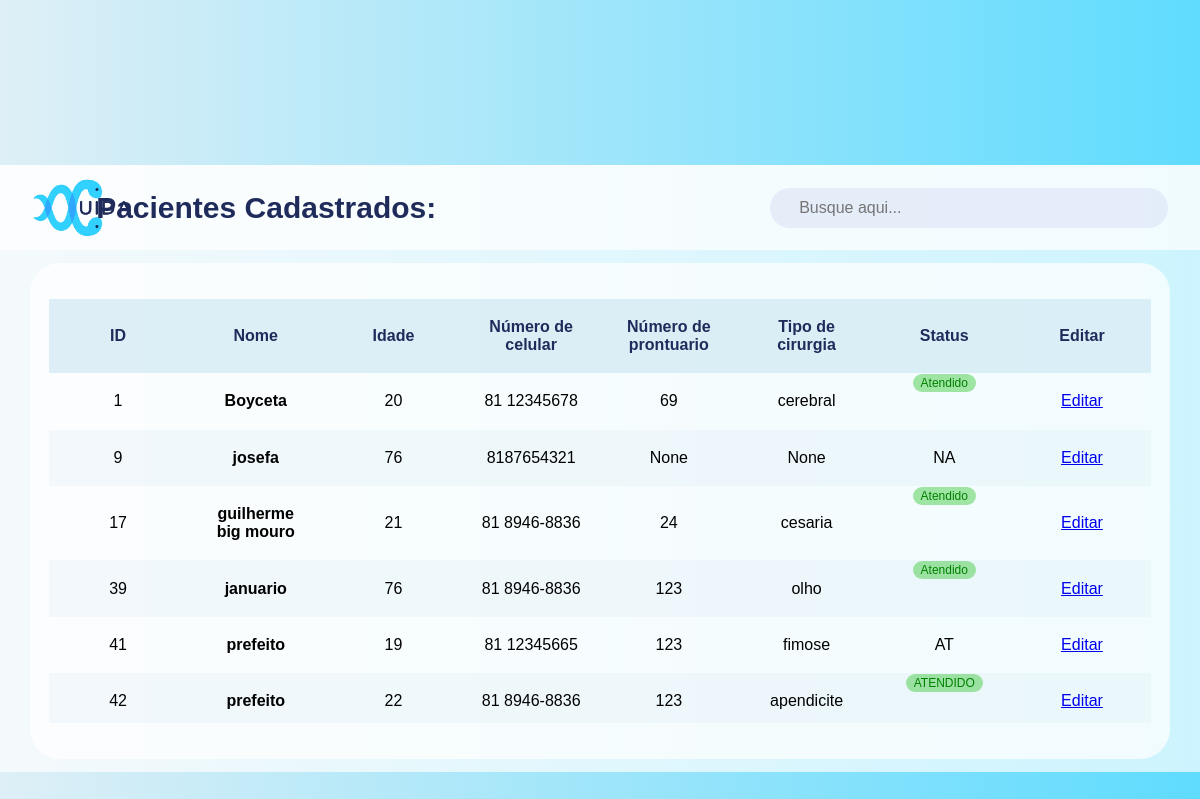
The page /pacientes/ (signed in) on the database as committed earlier.
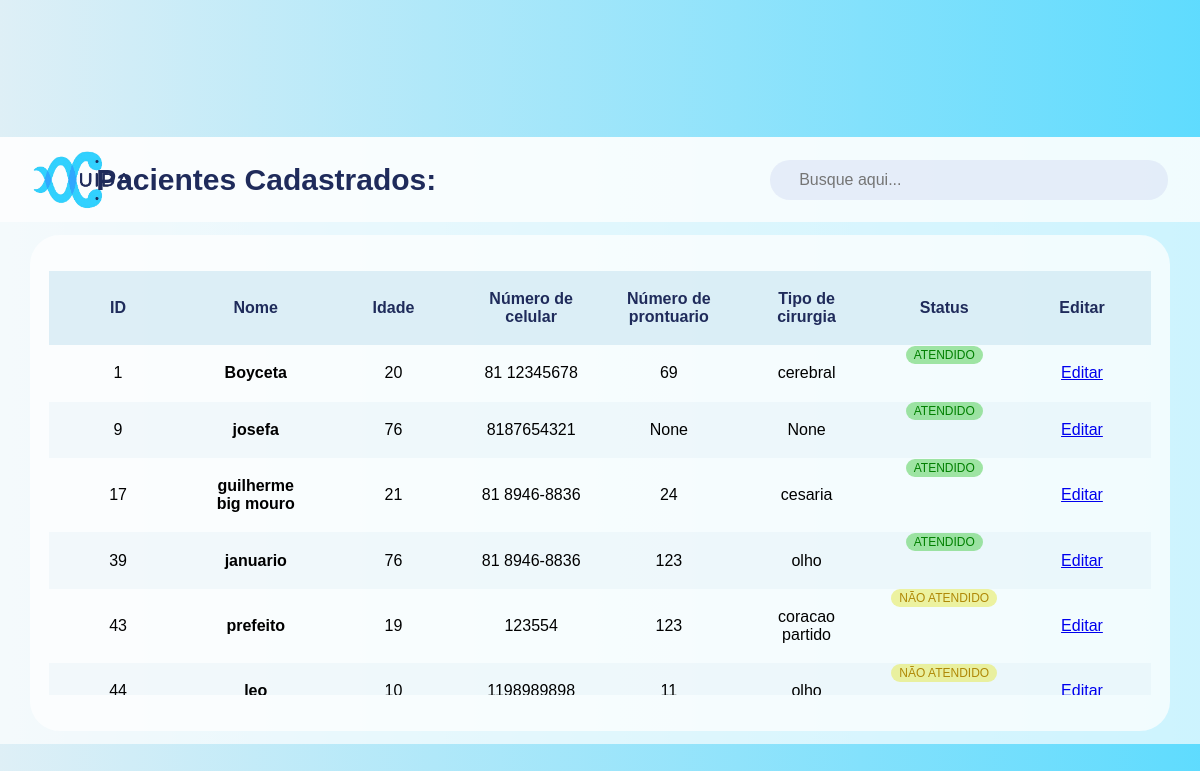
The same page on the database as committed later.
### app_cuida/models.py (models this page shows, shortened)
class Paciente(models.Model):
    ATENDIDO = 'Atendido'
    NAO_ATENDIDO = 'Não atendido'
    STATUS_CHOICES = [
        (ATENDIDO, 'Atendido'),
        (NAO_ATENDIDO, 'Não Atendido'),
    ]
    id_paciente = models.AutoField(primary_key=True)
    nome = models.CharField(max_length=25, null=True, blank=True)
    idade = models.IntegerField(null=True, blank=True)
    numero_celular = models.CharField(max_length=15, null=True, blank=True)
    numero_prontuario = models.CharField(max_length=15, null=True, blank=True)
    tipo_cirurgia = models.CharField(max_length=15, null=True, blank=True)
    status = models.CharField(
        max_length=12,
        choices=STATUS_CHOICES,
        default=NAO_ATENDIDO
    )

### app_cuida/views.py (the view)
# urls.py: path('pacientes/', views.visualizar, name='listagem_pacientes'),
@login_required(login_url='login')
def visualizar(request):
    pacientes = Paciente.objects.all()
    context = {
        'pacientes': pacientes
    }
    return render(request, 'cadastro/pacientes.html', context)

### app_cuida/templates/cadastro/pacientes.html (shortened to what this page needs)
<!DOCTYPE html>
<html lang="en">
<head>
    {% load static %}
    <link rel="stylesheet" href="{% static 'css/paciente.css' %}?v=1.0">
    <link rel="stylesheet" href="https://cdnjs.cloudflare.com/ajax/libs/font-awesome/6.5.2/css/all.min.css" />
</head>
<body>
    <main class="table">
        <section class="table_header">
            <img src="{% static 'image\IMG_0211C.PNG' %}" class="user-image">
            <h1>Pacientes Cadastrados:</h1>
            <div class="input-group">
                <input type="search" id="searchInput" placeholder="Busque aqui...">
            </div>
        </section>
        <section class="table_body">
            <table>
                <thead>
                    <tr>
                        <th>ID</th>
                        <th>Nome</th>
                        <th>Idade</th>
                        <th>Número de celular</th>
                        <th>Número de prontuario</th>
                        <th>Tipo de cirurgia</th>
                        <th>Status</th>
                        <th>Editar</th>
                    </tr>
                </thead>
                <tbody>
                {% for paciente in pacientes %}
            <tr>
                <td>{{paciente.id_paciente}}</td>
                <td><strong>{{paciente.nome}}</strong></td>
                <td>{{paciente.idade}}</td>
                <td>{{paciente.numero_celular}}</td>
                <td>{{paciente.numero_prontuario}}</td>
                <td>{{paciente.tipo_cirurgia}}</td>
                <td>{{paciente.status}}</td>
                <td> <a href="{% url 'update_paciente' paciente.id_paciente %}">Editar</a></td>
            </tr>
                {% endfor %}
                </tbody>
            </table>
        </section>
    </main>
</body>
</html>

### app_cuida/static/css/paciente.css (style rules this page uses)
* { margin: 0; padding: 0; box-sizing: border-box; font-family: sans-serif; }
body { min-height: 100vh; display: flex; justify-content: center; align-items: center; background: linear-gradient(to right, #cbe6f1a2, #30d1fec5); }
table, th, td { border-collapse: collapse; padding: 1.2rem; justify-content: center; align-items: center; text-align: center; }
main.table { width: auto; height: auto; background-color: #ffffffaf; overflow: hidden; }
.table_header { width: 100%; height: 10%; background-color:#ffffffb9 ; padding: .8rem 2rem; display: flex; justify-content: space-between; align-items: flex-start; align-items: center; }
.table_header h1 { color:#1f2b5b; font-size: 30px; margin-left: -370px; }
.table_header img { width: 100px; }
.table_header .input-group { width: 35%; height: 100%; padding: 0 .8rem; background-color: #ccd4f065; border-radius: 30px; }
.table_header .input-group input { width: 100%; height: 2.5rem; padding: 0.5rem 1rem; background-color: transparent; border: none; outline: none; display: inline; cursor: pointer; font-size: 16px; }
td strong { cursor: pointer; transition: 0.3s ease; }
.table_body { width: 95%; max-height: 89%; background-color: #ffffffb9; margin: .8rem auto; border-radius: 30px; overflow: hidden; height:496px; display: flex; flex-direction: column; }
.table_body table { width: 100%; height: 100%; display: flex; flex-direction: column; }
tbody { display: block; overflow-y: auto; max-height: 350px; flex-grow: 1; }
thead, tbody tr { display: table; width: 100%; table-layout: fixed; }
thead th { position: sticky; top: 0; left: 0; background-color: #cbe6f1a2; color: #1f2b5b; }
tbody tr:nth-child(even) { background-color: #cbe6f134; }
.status-atendido { background-color: rgba(90, 209, 90, 0.555); font-size: 12px; color: green; padding: 2px 8px; border-radius: 30px; display: inline-block; overflow: hidden; }
.status-nao-atendido { background-color: rgba(230, 233, 85, 0.555); font-size: 12px; color: rgb(175, 136, 7); padding: 2px 8px; border-radius: 30px; display: inline-block; overflow: hidden; }

Rows that differ between the two databases and show on the page:
removed Paciente: id_paciente "41", nome "prefeito", idade "19", numero_celular "81 12345665", numero_prontuario "123", tipo_cirurgia "fimose", status "AT"
removed Paciente: id_paciente "42", nome "prefeito", idade "22", numero_celular "81 8946-8836", numero_prontuario "123", tipo_cirurgia "apendicite", status "ATENDIDO"
changed Paciente "Boyceta": status "Atendido" → "ATENDIDO"
changed Paciente "josefa": status "NA" → "ATENDIDO"
changed Paciente "guilherme big mouro": status "Atendido" → "ATENDIDO"
changed Paciente "januario": status "Atendido" → "ATENDIDO"
now on this page (row edited): Paciente: id_paciente "43", nome "prefeito", idade "19", numero_celular "123554", numero_prontuario "123", tipo_cirurgia "coracao partido", status "NÃO ATENDIDO"
now on this page (row edited): Paciente: id_paciente "44", nome "leo", idade "10", numero_celular "1198989898", numero_prontuario "11", tipo_cirurgia "olho", status "NÃO ATENDIDO"
